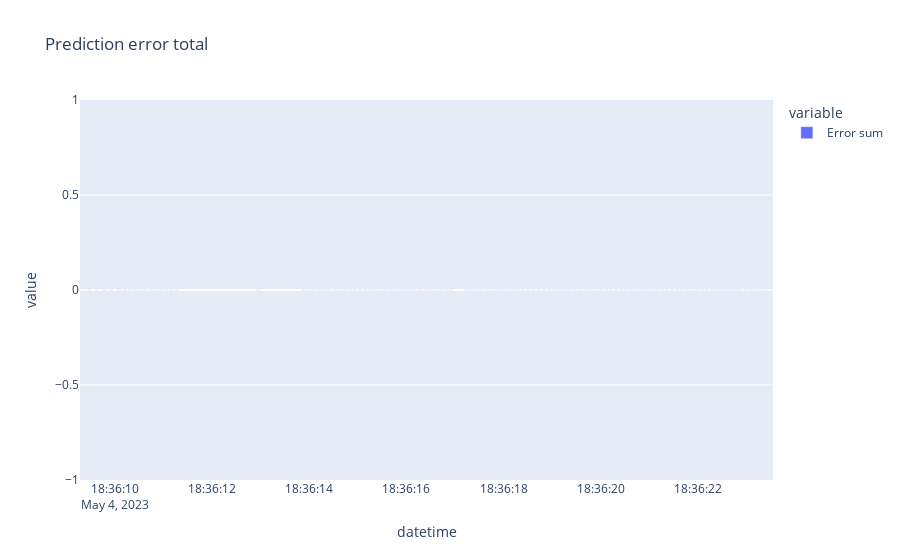

The code cell stored with this chart in its notebook:
### Code cell
px.bar(errors.abs().sum(axis=1).rename("Error sum"), title="Prediction error total")

### Figure 1 — Plotly figure (JSON) as saved in the notebook; plotly's stock layout.template omitted (floating-point values rounded to 4 significant figures; data arrays with more than 128 entries replaced by an {"elided": "..."} marker saying what was removed)
{"data": [{"alignmentgroup": "True", "hovertemplate": "variable=Error sum<br>datetime=%{x}<br>value=%{y}<extra></extra>", "legendgroup": "Error sum", "marker": {"color": "#636efa", "pattern": {"shape": ""}}, "name": "Error sum", "offsetgroup": "Error sum", "orientation": "v", "showlegend": true, "textposition": "auto", "type": "bar", "x": {"elided": "1000 str values"}, "xaxis": "x", "y": {"elided": "1000 int values"}, "yaxis": "y"}], "layout": {"barmode": "relative", "legend": {"title": {"text": "variable"}, "tracegroupgap": 0}, "title": {"text": "Prediction error total"}, "xaxis": {"anchor": "y", "domain": [0, 1], "title": {"text": "datetime"}}, "yaxis": {"anchor": "x", "domain": [0, 1], "title": {"text": "value"}}}}
